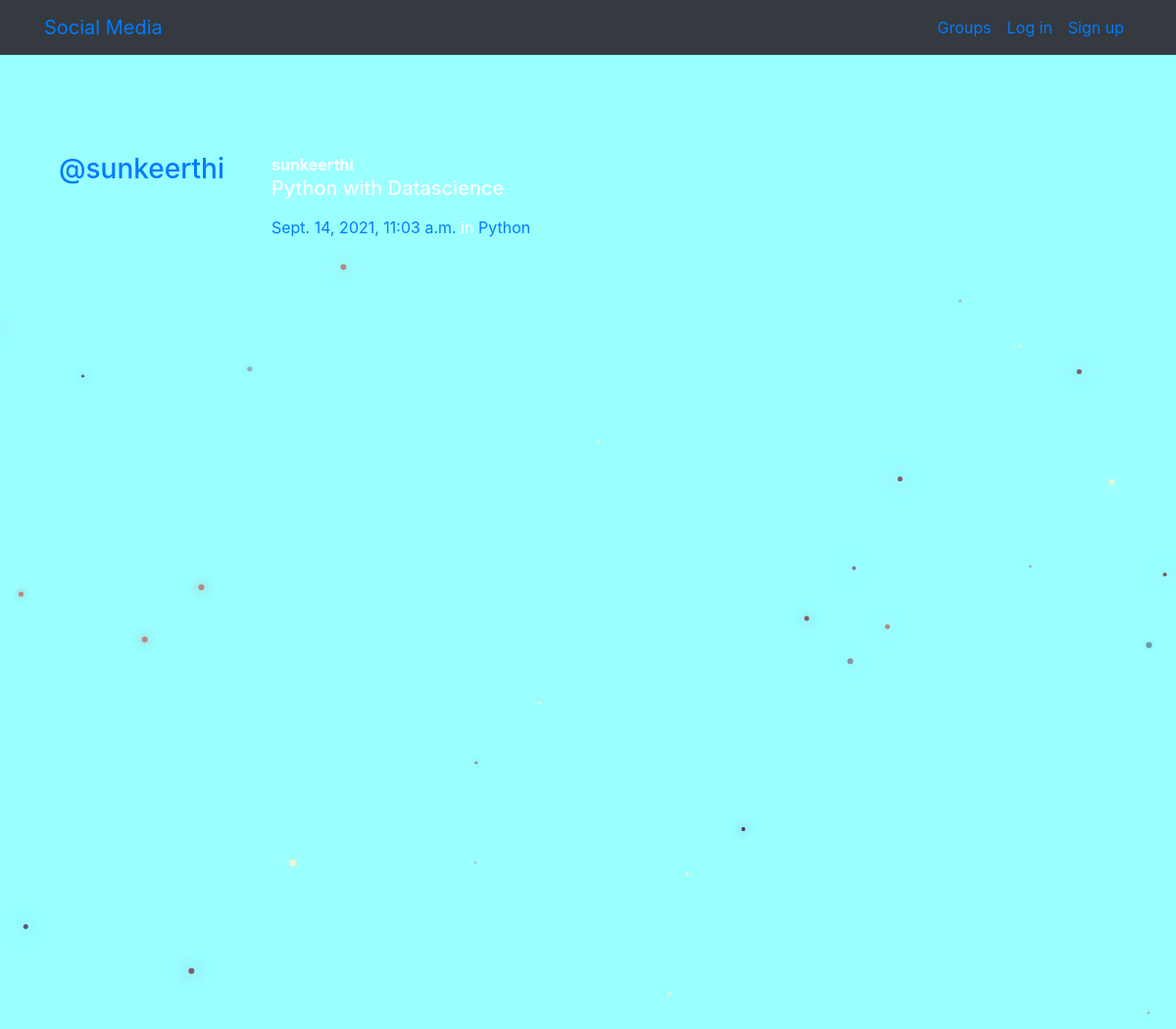
Screenshot of /posts/by/sunkeerthi/4/ with the database file from the repository.
### posts/models.py (models this page shows, shortened)
class Post(models.Model):
    user = models.ForeignKey(User, related_name="posts",on_delete=models.CASCADE)
    created_at = models.DateTimeField(auto_now=True)
    message = models.TextField()
    message_html = models.TextField(editable=False)
    group = models.ForeignKey(Group, related_name="posts",null=True, blank=True,on_delete=models.CASCADE)
    class Meta:
        ordering = ["-created_at"]
        unique_together = ["user", "message"]

### groups/models.py (models this page shows, shortened)
class Group(models.Model):
    name = models.CharField(max_length=255, unique=True)
    slug = models.SlugField(allow_unicode=True, unique=True)
    description = models.TextField(blank=True, default='')
    description_html = models.TextField(editable=False, default='', blank=True)
    members = models.ManyToManyField(User,through="GroupMember")
    class Meta:
        ordering = ["name"]

### posts/views.py (the view)
# urls.py: path("by/<username>/<int:pk>/", views.PostDetail.as_view(), name="single"),
class PostDetail(SelectRelatedMixin, generic.DetailView):
    model = models.Post
    select_related = ("user", "group")
    def get_queryset(self):
        queryset = super().get_queryset()
        return queryset.filter(
            user__username__iexact=self.kwargs.get("username"))

### posts/templates/posts/post_detail.html
{% extends "posts/post_base.html" %}
{% block post_content %}
    {% include "posts/_post.html" %}
{% endblock %}

### posts/templates/posts/_post.html (shortened to what this page needs)
<div class="media">
	<h3 class="mr-5"><a href="{% url 'posts:for_user' username=post.user.username %}">@{{ post.user.username }}</a></h3>
	<div class="media-body">
		<strong>{{ post.user.username }}</strong>
		<h5>{{ post.message_html|safe }}</h5>
			<time class="time"><a href="{% url 'posts:single' username=post.user.username pk=post.pk %}">{{ post.created_at }}</a></time>
			{% if post.group %}
			<span class="group-name">in <a href="#">{{ post.group.name }}</a></span>
			{% endif %}
	</div>
</div>

### static/SocilaMedia/css/master.css (style rules this page uses)
body { margin: 0; overflow: hidden; background-color: #99ffff; color:white; }

### static/css/master.css (style rules this page uses)
html, body { height: 100%; width: 100%; overflow: hidden; background: #99ffff; margin: 0; }

### rows the page displays
Post: user.username "sunkeerthi", message_html "Python with Datascience", created_at "Sept. 14, 2021, 11:03 a.m.", group.name "Python"
